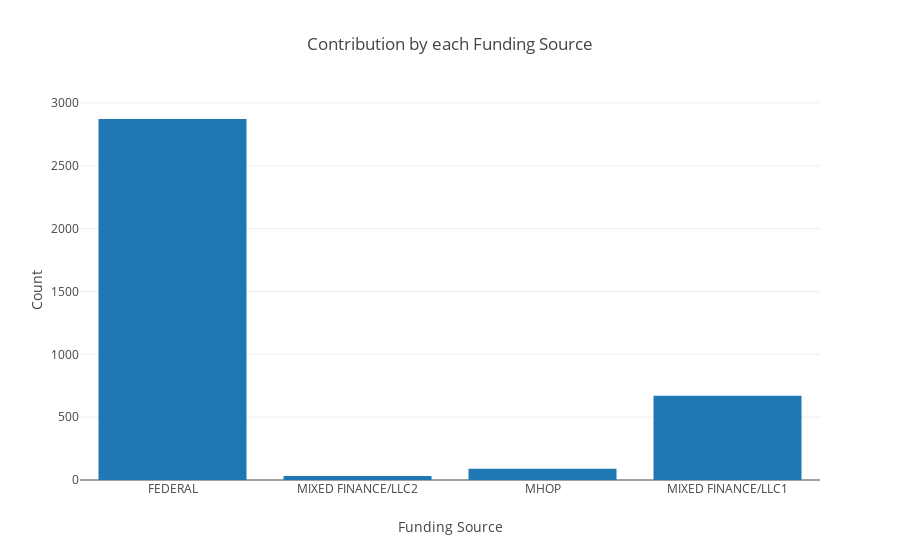

Write notebook code for a chart like this one.
### Markdown cell above
#### Bar Plot showing number of properties contributed by each funding source

### Code cell
import warnings
warnings.filterwarnings('ignore')

trace = go.Histogram(x=df_wc['Funding Source'], xbins=dict())

layout = go.Layout(
    title="Contribution by each Funding Source",
    yaxis=dict(title='Count'),
    xaxis=dict(title='Funding Source')
)

fig = go.Figure(data=go.Data([trace]), layout=layout)

iplot(go.Figure(data=fig))

### Figure 1 — Plotly figure (JSON) as saved in the notebook; plotly's stock layout.template omitted (floating-point values rounded to 4 significant figures; data arrays with more than 128 entries replaced by an {"elided": "..."} marker saying what was removed)
{"data": [{"type": "histogram", "uid": "a0dafb0c-931d-4451-9213-2fb62ee561f7", "x": {"elided": "3682 str values"}}], "layout": {"title": {"text": "Contribution by each Funding Source"}, "xaxis": {"title": {"text": "Funding Source"}}, "yaxis": {"title": {"text": "Count"}}}}
